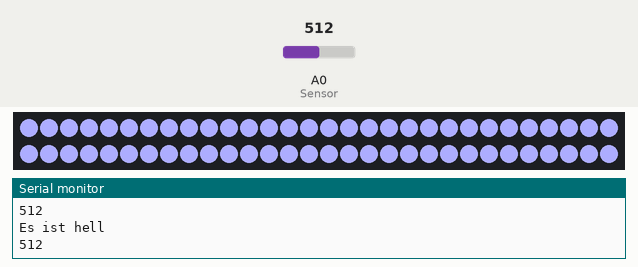
A sketch run on a simulated Arduino Uno, built with avr-gcc and run on an emulated ATmega328P. Shown: 60 RGB LEDs in strip order, left to right, continuing on the next row, the last lines printed to the serial monitor. Inputs (shaded band) come from the test bench; at power-on: A0 (Sensor) = 512.

Above: at 6.9 s.
7.0 s: A0 (Sensor) set to 157
14.5 s: A0 (Sensor) set to 136
At 19.95 s:
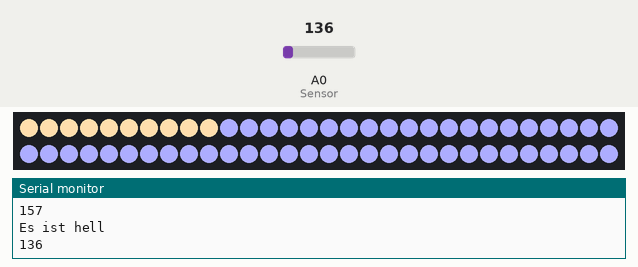
21.4 s: A0 (Sensor) set to 306
At 25.68 s:
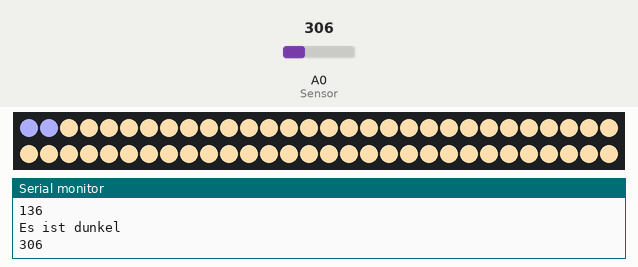

Measured:
- the behaviour switches between 150 and 149 on A0 (Sensor) (found by bisection; images 0 and 1)
- after the input at 14.5 s, the LEDs: first change after 5.0 s (image 1 shows a later state)

The sketch:

Projekt.ino
```cpp
/* Labor Informatik SS20 Ansgar Specht,
 *  Studentenkennung: span1017
 *  Fachrichtung:     Fahrzeugtechnologie
 *
 *  Dieses Programm steuert einen WS2812B LED - Streifen
 *  in Abhängigkeit von der Umgebunshelligkeit.
 *  Verwendet wird die Adafruit Neopixel library, diese muss zuvor installiert werden.
 *  Datum: 29.05.2020
 */


/*  *  *  *  *  *  *  *  *  *  *  *  *  *  *  *  *  *  *  *  *  *  *  *  *  *  *  *  *  *  *  *  *  *  *  *  *  *  *  *  *  *  *  *  *  *  *  *  *  *  *  *  *  *  *  *  *  */
#include <Adafruit_NeoPixel.h>      // inkludieren der benötigten Bibliotheken
#define LED_PIN          6          // Data Pin an dem das Data-Kabel der LED angeschlossen ist
#define LED_COUNT        60         // Anzahl der einzelnen LEDs


int Referenzwert = 150;                                               //globale Variable,  durch Auswertung von Sensorwerten geeigneten Wert ermitteln!

Adafruit_NeoPixel strip(LED_COUNT, LED_PIN, NEO_GRB+NEO_KHZ800);   /*Deklaration mit Pixel Anzahl, Data Pin, Kombination aus      NEO_KHZ800  800 KHz bitstream (most NeoPixel products w/WS2812 LEDs)        <- für WS2812 Streifen
                                                                                                                                  NEO_KHZ400  400 KHz (classic 'v1' (not v2) FLORA pixels, WS2811 drivers)
                                                                                                              und
                                                                                                                                  NEO_GRB     Pixels are wired for GRB bitstream (most NeoPixel products)     <- Ich benutze einen GRB Streifen :)
                                                                                                                                  NEO_RGB     Pixels are wired for RGB bitstream (v1 FLORA pixels, not v2)
                                                                                                                                  NEO_RGBW    Pixels are wired for RGBW bitstream (NeoPixel RGBW products)
                                                                                                                                  */

/*  *  *  *  *  *  *  *  *  *  *  *  *  *  *  *  *  *  *  *  *  *  *  *  *  *  *  *  *  *  *  *  *  *  *  *  *  *  *  *  *  *  *  *  *  *  *  *  *  *  *  *  *  *  *  *  *  */
void setup() {


strip.begin();                                                  // initialisierung NeoPixel library
strip.show();                                                   //  Alle Pixel/LEDs werden auf 'Aus' geschaltet
Serial.begin(9600);
strip.setBrightness(50);                                       // Helligkeit Einstellen, zwischen 0 und 255 möglich hier mit 50 ca 1/5 der maximal Helligkeit
//Werte für eine geeignete Farbe eingeben

}

/*  *  *  *  *  *  *  *  *  *  *  *  *  *  *  *  *  *  *  *  *  *  *  *  *  *  *  *  *  *  *  *  *  *  *  *  *  *  *  *  *  *  *  *  *  *  *  *  *  *  *  *  *  *  *  *  *  */


void loop() {
uint32_t color1 = strip.Color(255, 222,173);        /*(G,R,B) durch reduzierung vom Blau-Anteil wirkt das Licht wärmer*/     // uint32_t ist ein eigener Datatyp der 32bit speichern kann. Mit diesem kann ich Farbeinstellungen als Variablen deklarieren.
uint32_t color2 = strip.Color(173,173,255);         /*mehr Blau-Anteil, Licht wird "kälter"*/

int Sensorwert= analogRead(A0);               // Die Variable Sensorwert wird deklariert mit dem gemessenen Sensorwert des LDR / Light Dependent Resistor, dieser ist bei mir an den pin A0 angeschlossen
Serial.println(Sensorwert);                   // Ausgabe des Sensorwerts über den Seriellen Monitor
delay(1000);                                  // 1s Verzögerung


  if (Sensorwert < Referenzwert)              //  if-Bedingung, Falls der Sensor einen Wert misst, der unter dem Schwellwert(Referenzwert) liegt, soll folgender Code ausgeführt werden.
  {


      colorWipe(color1,50);                   //  externer Funktionsaufruf colorWipe( Farbe , Dauer)
      strip.setBrightness(255);
      strip.show();                           // Damit wird der Status des LED controllers aktualisiert


      Serial.println("Es ist dunkel");        // über den Seriellen Monitor wird ausgegeben dass die Umgebungshelligkeit unter dem Referenzwert liegt


  }
  else                                        // sollte die if-Bedingung nicht erfüllt werden rutscht das Programm in diesen Abschnitt

  {

      colorWipe(color2,50);                 // vgl. if-Bedingung
      strip.setBrightness(255);
      strip.show();                         // vgl. if-Bedingung


      Serial.println("Es ist hell");        // über den Seriellen Monitor wird ausgegeben dass die Umgebungshelligkeit über dem Referenzwert liegt

  }


  delay(2000);                              // 2s Verzögerung
}


/*  *  *  *  *  *  *  *  *  *  *  *  *  *  *  *  *  *  *  *  *  *  *  *  *  *  *  *  *  *  *  *  *  *  *  *  *  *  *  *  *  *  *  *  *  *  *  *  *  *  *  *  *  *  *  *  *  */
void colorWipe(uint32_t color, int wait)    //Ausgelagerte Funktion
{
  // Schleife
  for(int i=0; i<strip.numPixels(); i++) { // entweder strip.numPixels() oder 59 eintragen, da die LED zwar 60 pixel besitzt aber der Compiler von 0-59 zählt und nicht von 1-60
    strip.setPixelColor(i, color);         //  für die Pixelfarbeden Übergabeparameter color einsetzen
    strip.show();                          //  LED aktualisieren
    delay(wait);                           //  warten befor der nächste Pixel geändert wird -> es sieht dann so aus als ob die Farben über die LEDs "gewischt werden"
  }
}


/*  *  *  *  *  *  *  *  *  *  *  *  *  *  *  *  *  *  *  *  *  *  *  *  *  *  *  *  *  *  *  *  *  *  *  *  *  *  *  *  *  *  *  *  *  *  *  *  *  *  *  *  *  *  *  *  *  */
```
